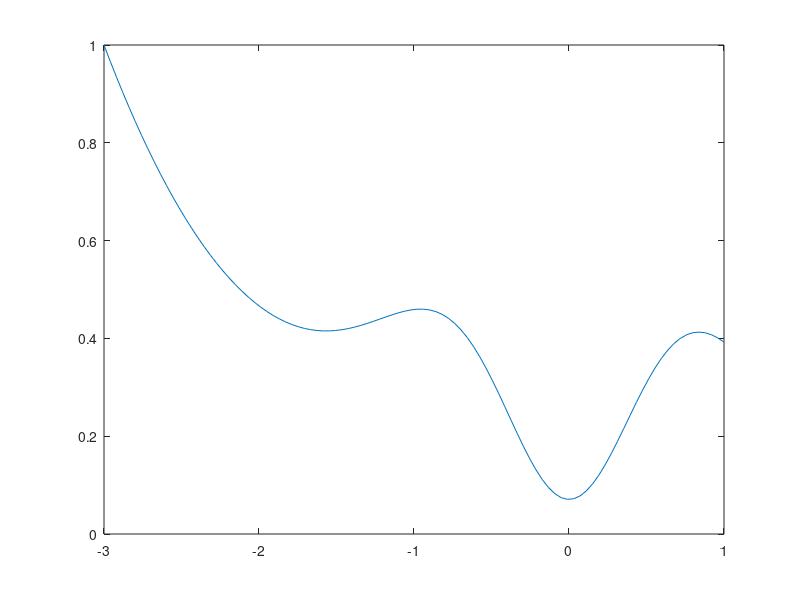

This chart was generated by the following MATLAB code: (Note: this script raises an error after producing the figure.)
function test_integration()

a = -3;
b = 1;

fun = @(x) (cos((3.*(e.^(-x.^2)))./2))./(1+(x.^2)) - ((x.^3)./30);
xf = linspace(-3,1,100);
figure(1);
plot(xf,fun(xf));
I = 1.6851344770476;
i = 100;
e1(1)=0;
e2(1)=0;
e3(1)=0;
figure(2);
for n=2:i
  [I1]=int_midpoint_rule(fun,a,b,n);
  [I2]=int_trapezoidal_rule(fun,a,b,n);
  [I3]=int_Simpson_rule(fun,a,b,n);
  e1(n) = abs(I-I1);
  loglog(n,e1,'b')
  hold
  e2(n) = abs(I-I2);
  loglog(n,e2,'r')
  hold
  e3(n) = abs(I-I3);
  loglog(n,e3,'y')
  hold
end

end